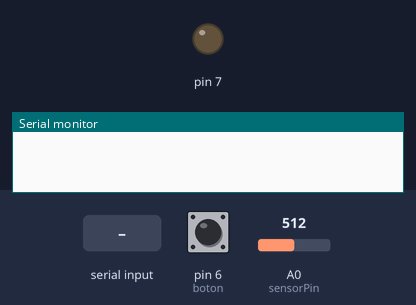
A sketch run on a simulated Arduino Uno, built with avr-gcc and run on an emulated ATmega328P. On the bench: output pins drawn as LEDs (lit = HIGH), the last lines printed to the serial monitor. Inputs (shaded band) come from the test bench; at power-on: pin 6 (boton) HIGH, A0 (sensorPin) = 512.

Above: at 1.2 s.
1.3 s: pin 6 (boton) pulled LOW for 0.15 s
At 2.3 s:
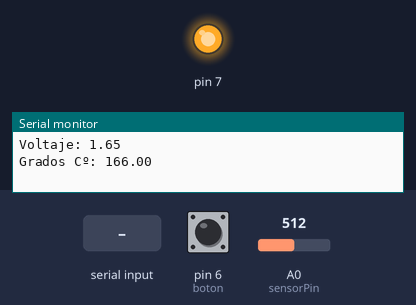
2.9 s: "1\n" received over Serial
4.4 s: "0\n" received over Serial
5.9 s: "2\n" received over Serial
At 6.4 s:
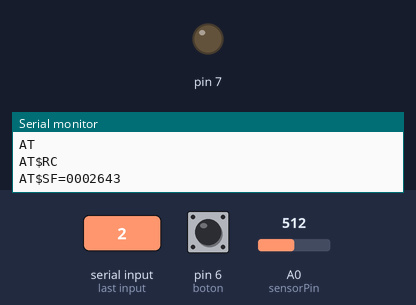
7.4 s: pin 6 (boton) pulled LOW for 1 s
At 9.2 s:
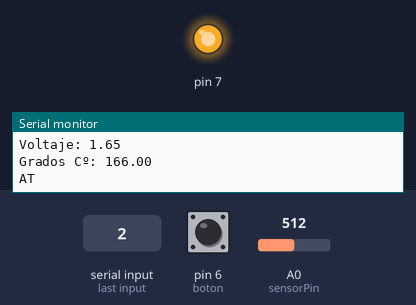
Timing chart, 0 to 10.7 s (numbered marks = the images above; inputs shaded):
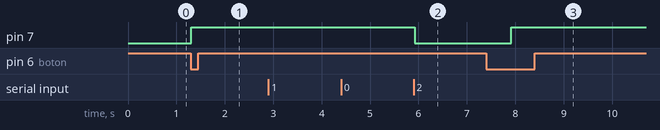

The sketch:

sensor_temperatura.ino
```cpp
#define SigfoxDeb
#include <SoftwareSerial.h>
#ifdef SigfoxDeb
SoftwareSerial mySerial(0, 1); // RX, TX
#endif

const int sensorPin = A0;
const float baselinetime=20.0;
const int boton=6;
char RespuestaSigfox[50];
char ID[51];
char PAC[51];

void setup()
{
  Serial.begin(9600);
  #ifdef SigfoxDeb
  mySerial.begin(9600);
  #endif
  //pinMode(4, OUTPUT);
  pinMode(boton, INPUT);
  pinMode(7, OUTPUT);
  #ifdef SigfoxDeb
  mySerial.println("\n\n\n\n\n\n\n\n\rInicio");
  #endif
}

void leer_sensor()
{
  String bufer="AT$SF=";
  char payload[20];
  int sensorVal=analogRead(sensorPin);
  float voltaje=(sensorVal/1024.0)*3.3;
  Serial.print("Voltaje: ");
  Serial.println(voltaje);
  Serial.print("Grados Cº: ");
  float temp=((voltaje)*100)+1;
  Serial.println(temp);
  //convierte el dato a bytes y lo agrega a nuestro mensaje a enviar
  byte* a1 = (byte*) &temp;
  String str1,str2,str3,str4;
  str1=  String(a1[0], HEX);
  str2=  String(a1[1], HEX);
  str3=  String(a1[2], HEX);
  str4=  String(a1[3], HEX);
  bufer+=0+str1+str2+str3+str4;
  bufer.toCharArray(payload,16);
  //
  digitalWrite(7, HIGH);
  delay(1000);
  enviarcomandoATSigfox("AT");
  enviarcomandoATSigfox("AT$RC");
  enviarcomandoATSigfox(payload);
  digitalWrite(7, LOW);
}

void loop()
{
  if (digitalRead(boton)==LOW)
  {
    leer_sensor();
    delay(2000);
  }
}

void enviarcomandoATSigfox(char* comandoAT){
  unsigned long x=0;
  #ifdef SigfoxDeb
  mySerial.print("\r\n\tSigfox-->");
  mySerial.println(comandoAT);
  #endif
  while( Serial.available() > 0) Serial.read();
  x = 0;
  memset(RespuestaSigfox, '\0',sizeof(RespuestaSigfox));
  Serial.print(comandoAT);
  Serial.print("\r\n");
  while(true){
    if(Serial.available() != 0){
      RespuestaSigfox[x] = Serial.read();
      x++;
      if (strstr(RespuestaSigfox, "\n") != NULL){
        #ifdef SigfoxDeb
        mySerial.print("Comando OK\n\r");
        mySerial.println(RespuestaSigfox);
        #endif
        break;
      }
    }
  }
}
```

Measured:
- after the input at 1.3 s, pin 7: LOW → HIGH at once
- after the input at 5.9 s, pin 7: HIGH → LOW at once
- after the input at 7.4 s, pin 7: LOW → HIGH after 0.52 s
